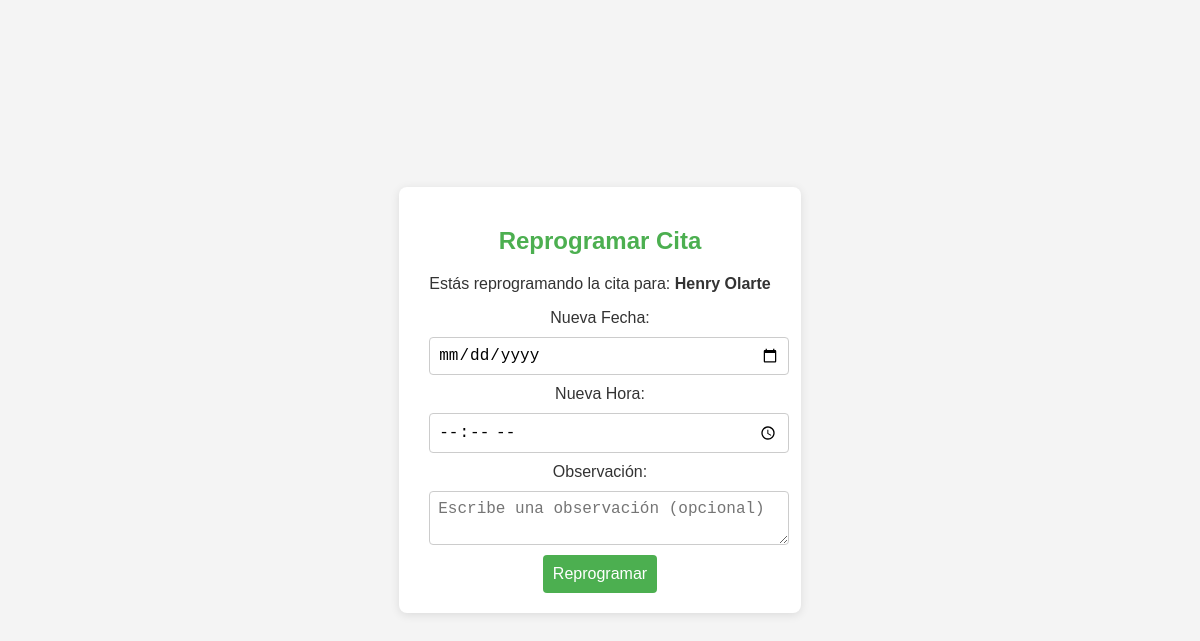
/reprogramar_cita/1/, run on an earlier commit of the app's database.
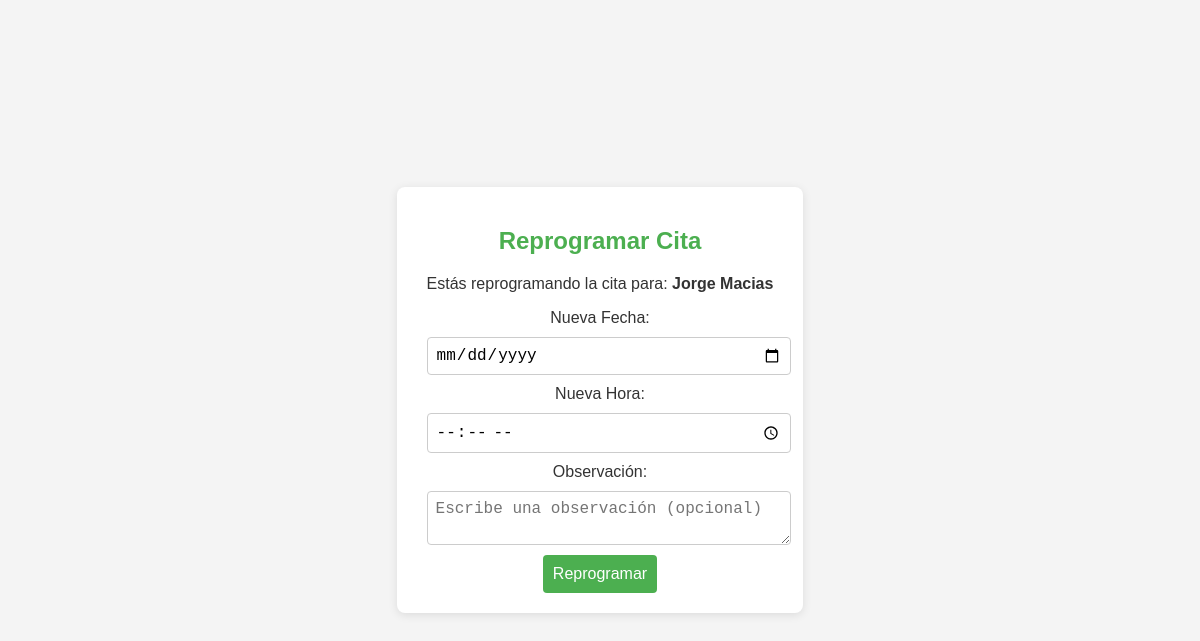
And on a later commit of the database.
### gestion/models.py (models this page shows, shortened)
class Cita(models.Model):
    paciente = models.ForeignKey('Paciente', on_delete=models.CASCADE)
    tratamiento = models.ForeignKey('Tratamiento', on_delete=models.SET_NULL, null=True, blank=True)
    fecha = models.DateTimeField()
    motivo = models.CharField(max_length=255)
    confirmada = models.BooleanField(default=False)
    solicitud_reprogramacion = models.BooleanField(default=False)
    nueva_fecha = models.DateField(null=True, blank=True)
    nueva_hora = models.TimeField(null=True, blank=True)
    observacion = models.TextField(null=True, blank=True)

class Paciente(models.Model):
    nombre = models.CharField(max_length=100)
    apellido = models.CharField(max_length=100, default="Sin apellido")
    documento = models.CharField(max_length=20)
    fecha_nacimiento = models.DateField()
    telefono = models.CharField(max_length=15)
    correo = models.EmailField()
    direccion = models.CharField(max_length=255)
    ciudad = models.CharField(max_length=100)
    email = models.EmailField(max_length=254, blank=True, null=True)
    tipo_sangre = models.CharField(
        max_length=3,
        choices=[
            ('O+', 'O+'), ('O-', 'O-'),
            ('A+', 'A+'), ('A-', 'A-'),
            ('B+', 'B+'), ('B-', 'B-'),
            ('AB+', 'AB+'), ('AB-', 'AB-')
        ]
    )
    alergias = models.TextField(blank=True, null=True)
    enfermedades = models.TextField(blank=True, null=True)
    medicacion = models.TextField(blank=True, null=True)
    fecha_registro = models.DateField(default=timezone.now)
    foto = models.ImageField(upload_to='fotos_pacientes/', blank=True, null=True)

### gestion/views.py (the view, shortened to what this page needs)
# urls.py: path('reprogramar_cita/<int:id>/', views.reprogramar_cita, name='reprogramar_cita'),
def reprogramar_cita(request, id):
    cita = get_object_or_404(Cita, id=id)
    return render(request, 'gestion/solicitar_reprogramacion.html', {'cita': cita})

### gestion/templates/gestion/solicitar_reprogramacion.html (shortened to what this page needs)
<!DOCTYPE html>
<html lang="es">
<head>
</head>
<body>
    <div class="container">
        <h2>Reprogramar Cita</h2>
        <p>Estás reprogramando la cita para: <strong>{{ cita.paciente.nombre }} {{ cita.paciente.apellido }}</strong></p>
        <form method="post">
            <label for="fecha">Nueva Fecha:</label>
            <input type="date" id="fecha" name="fecha" required>
            <label for="hora">Nueva Hora:</label>
            <input type="time" id="hora" name="hora" required>
            <label for="observacion">Observación:</label>
            <textarea id="observacion" name="observacion" placeholder="Escribe una observación (opcional)"></textarea>
            <button type="submit">Reprogramar</button>
        </form>
    </div>
</body>
</html>

What changed in the data, as far as the page shows it:
changed Cita: paciente.nombre "Henry" → "Jorge"; paciente.apellido "Olarte" → "Macias"
